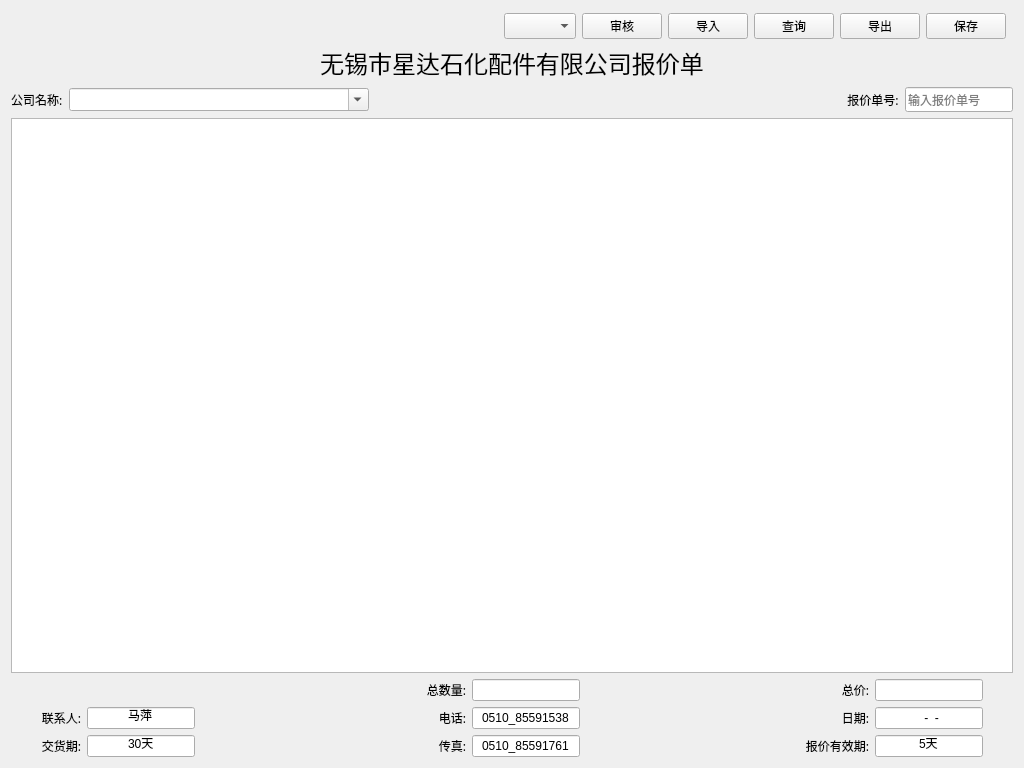
<?xml version="1.0" encoding="UTF-8"?>
<ui version="4.0">
 <class>wgt_quote</class>
 <widget class="QWidget" name="wgt_quote">
  <property name="geometry">
   <rect>
    <x>0</x>
    <y>0</y>
    <width>1024</width>
    <height>768</height>
   </rect>
  </property>
  <property name="windowTitle">
   <string>报价单</string>
  </property>
  <property name="layoutDirection">
   <enum>Qt::LeftToRight</enum>
  </property>
  <layout class="QGridLayout" name="gridLayout_2">
   <item row="0" column="0">
    <layout class="QHBoxLayout" name="horizontalLayout">
     <property name="topMargin">
      <number>2</number>
     </property>
     <property name="rightMargin">
      <number>7</number>
     </property>
     <item>
      <spacer name="horizontalSpacer">
       <property name="orientation">
        <enum>Qt::Horizontal</enum>
       </property>
       <property name="sizeHint" stdset="0">
        <size>
         <width>678</width>
         <height>20</height>
        </size>
       </property>
      </spacer>
     </item>
     <item>
      <widget class="QComboBox" name="cbo_state">
       <property name="minimumSize">
        <size>
         <width>0</width>
         <height>26</height>
        </size>
       </property>
       <property name="toolTip">
        <string>审核情况</string>
       </property>
       <property name="currentText">
        <string/>
       </property>
      </widget>
     </item>
     <item>
      <widget class="QPushButton" name="btn_check">
       <property name="toolTip">
        <string>审核</string>
       </property>
       <property name="text">
        <string>审核</string>
       </property>
       <property name="icon">
        <iconset resource="../myImage.qrc">
         <normaloff>:/myImage/images/check.png</normaloff>:/myImage/images/check.png</iconset>
       </property>
      </widget>
     </item>
     <item>
      <widget class="QPushButton" name="PBnew">
       <property name="text">
        <string>导入</string>
       </property>
       <property name="icon">
        <iconset resource="../erp.qrc">
         <normaloff>:/png/images/add.png</normaloff>:/png/images/add.png</iconset>
       </property>
      </widget>
     </item>
     <item>
      <widget class="QPushButton" name="PBquery">
       <property name="text">
        <string>查询</string>
       </property>
       <property name="icon">
        <iconset resource="../erp.qrc">
         <normaloff>:/png/images/file_manager.png</normaloff>:/png/images/file_manager.png</iconset>
       </property>
      </widget>
     </item>
     <item>
      <widget class="QPushButton" name="PBexport">
       <property name="text">
        <string>导出</string>
       </property>
       <property name="icon">
        <iconset resource="../erp.qrc">
         <normaloff>:/png/images/export.png</normaloff>:/png/images/export.png</iconset>
       </property>
      </widget>
     </item>
     <item>
      <widget class="QPushButton" name="PBsave">
       <property name="text">
        <string>保存</string>
       </property>
       <property name="icon">
        <iconset resource="../erp.qrc">
         <normaloff>:/png/images/save.ico</normaloff>:/png/images/save.ico</iconset>
       </property>
      </widget>
     </item>
    </layout>
   </item>
   <item row="1" column="0">
    <widget class="QLabel" name="label">
     <property name="font">
      <font>
       <family>微软雅黑</family>
       <pointsize>18</pointsize>
      </font>
     </property>
     <property name="text">
      <string>无锡市星达石化配件有限公司报价单</string>
     </property>
     <property name="alignment">
      <set>Qt::AlignCenter</set>
     </property>
    </widget>
   </item>
   <item row="2" column="0">
    <layout class="QHBoxLayout" name="horizontalLayout_2" stretch="0,0,3,0,0">
     <item>
      <widget class="QLabel" name="label_11">
       <property name="font">
        <font>
         <family>微软雅黑</family>
         <pointsize>9</pointsize>
        </font>
       </property>
       <property name="text">
        <string>公司名称:</string>
       </property>
      </widget>
     </item>
     <item>
      <widget class="QComboBox" name="CBcorporate">
       <property name="minimumSize">
        <size>
         <width>300</width>
         <height>0</height>
        </size>
       </property>
       <property name="font">
        <font>
         <family>Arial</family>
         <pointsize>10</pointsize>
        </font>
       </property>
       <property name="editable">
        <bool>true</bool>
       </property>
       <property name="currentText">
        <string/>
       </property>
      </widget>
     </item>
     <item>
      <spacer name="horizontalSpacer_2">
       <property name="orientation">
        <enum>Qt::Horizontal</enum>
       </property>
       <property name="sizeHint" stdset="0">
        <size>
         <width>300</width>
         <height>20</height>
        </size>
       </property>
      </spacer>
     </item>
     <item>
      <widget class="QLabel" name="label_12">
       <property name="font">
        <font>
         <family>微软雅黑</family>
         <pointsize>9</pointsize>
        </font>
       </property>
       <property name="text">
        <string>报价单号:</string>
       </property>
       <property name="alignment">
        <set>Qt::AlignCenter</set>
       </property>
      </widget>
     </item>
     <item>
      <widget class="QLineEdit" name="quotationNo">
       <property name="font">
        <font>
         <family>微软雅黑</family>
         <pointsize>9</pointsize>
        </font>
       </property>
       <property name="toolTip">
        <string>报价单号</string>
       </property>
       <property name="statusTip">
        <string/>
       </property>
       <property name="frame">
        <bool>true</bool>
       </property>
       <property name="alignment">
        <set>Qt::AlignLeading|Qt::AlignLeft|Qt::AlignVCenter</set>
       </property>
       <property name="placeholderText">
        <string>输入报价单号</string>
       </property>
       <property name="clearButtonEnabled">
        <bool>true</bool>
       </property>
      </widget>
     </item>
    </layout>
   </item>
   <item row="3" column="0">
    <widget class="QTableWidget" name="tblwgt_quote">
     <property name="contextMenuPolicy">
      <enum>Qt::CustomContextMenu</enum>
     </property>
     <property name="editTriggers">
      <set>QAbstractItemView::AnyKeyPressed|QAbstractItemView::DoubleClicked|QAbstractItemView::EditKeyPressed|QAbstractItemView::SelectedClicked</set>
     </property>
     <property name="showGrid">
      <bool>true</bool>
     </property>
    </widget>
   </item>
   <item row="4" column="0">
    <layout class="QGridLayout" name="gridLayout" columnstretch="0,0,1,1,0,0,2,0,0">
     <property name="leftMargin">
      <number>30</number>
     </property>
     <property name="rightMargin">
      <number>30</number>
     </property>
     <item row="1" column="5">
      <widget class="QLineEdit" name="lineEdit_5">
       <property name="inputMask">
        <string>0000_00000000</string>
       </property>
       <property name="text">
        <string>0510_85591538</string>
       </property>
       <property name="alignment">
        <set>Qt::AlignCenter</set>
       </property>
      </widget>
     </item>
     <item row="0" column="5">
      <widget class="QLineEdit" name="total_quantity">
       <property name="alignment">
        <set>Qt::AlignCenter</set>
       </property>
      </widget>
     </item>
     <item row="2" column="4">
      <widget class="QLabel" name="label_7">
       <property name="font">
        <font>
         <family>微软雅黑</family>
        </font>
       </property>
       <property name="text">
        <string>传真:</string>
       </property>
       <property name="alignment">
        <set>Qt::AlignRight|Qt::AlignTrailing|Qt::AlignVCenter</set>
       </property>
       <property name="buddy">
        <cstring>lineEdit_6</cstring>
       </property>
      </widget>
     </item>
     <item row="0" column="4">
      <widget class="QLabel" name="label_3">
       <property name="font">
        <font>
         <family>微软雅黑</family>
        </font>
       </property>
       <property name="text">
        <string>总数量:</string>
       </property>
       <property name="alignment">
        <set>Qt::AlignRight|Qt::AlignTrailing|Qt::AlignVCenter</set>
       </property>
       <property name="buddy">
        <cstring>total_quantity</cstring>
       </property>
      </widget>
     </item>
     <item row="1" column="6">
      <spacer name="horizontalSpacer_5">
       <property name="orientation">
        <enum>Qt::Horizontal</enum>
       </property>
       <property name="sizeHint" stdset="0">
        <size>
         <width>108</width>
         <height>20</height>
        </size>
       </property>
      </spacer>
     </item>
     <item row="2" column="0">
      <widget class="QLabel" name="label_9">
       <property name="font">
        <font>
         <family>微软雅黑</family>
        </font>
       </property>
       <property name="text">
        <string>交货期:</string>
       </property>
       <property name="alignment">
        <set>Qt::AlignRight|Qt::AlignTrailing|Qt::AlignVCenter</set>
       </property>
       <property name="buddy">
        <cstring>lineEdit_8</cstring>
       </property>
      </widget>
     </item>
     <item row="1" column="0">
      <widget class="QLabel" name="label_5">
       <property name="font">
        <font>
         <family>微软雅黑</family>
        </font>
       </property>
       <property name="text">
        <string>联系人:</string>
       </property>
       <property name="alignment">
        <set>Qt::AlignRight|Qt::AlignTrailing|Qt::AlignVCenter</set>
       </property>
       <property name="buddy">
        <cstring>contact</cstring>
       </property>
      </widget>
     </item>
     <item row="1" column="4">
      <widget class="QLabel" name="label_6">
       <property name="font">
        <font>
         <family>微软雅黑</family>
        </font>
       </property>
       <property name="text">
        <string>电话:</string>
       </property>
       <property name="alignment">
        <set>Qt::AlignRight|Qt::AlignTrailing|Qt::AlignVCenter</set>
       </property>
       <property name="buddy">
        <cstring>lineEdit_5</cstring>
       </property>
      </widget>
     </item>
     <item row="2" column="2" colspan="2">
      <spacer name="horizontalSpacer_4">
       <property name="orientation">
        <enum>Qt::Horizontal</enum>
       </property>
       <property name="sizeHint" stdset="0">
        <size>
         <width>218</width>
         <height>20</height>
        </size>
       </property>
      </spacer>
     </item>
     <item row="0" column="6">
      <spacer name="horizontalSpacer_7">
       <property name="orientation">
        <enum>Qt::Horizontal</enum>
       </property>
       <property name="sizeHint" stdset="0">
        <size>
         <width>108</width>
         <height>20</height>
        </size>
       </property>
      </spacer>
     </item>
     <item row="2" column="5">
      <widget class="QLineEdit" name="lineEdit_6">
       <property name="inputMask">
        <string>0000_00000000</string>
       </property>
       <property name="text">
        <string>0510_85591761</string>
       </property>
       <property name="alignment">
        <set>Qt::AlignCenter</set>
       </property>
      </widget>
     </item>
     <item row="0" column="8">
      <widget class="QLineEdit" name="total_price">
       <property name="alignment">
        <set>Qt::AlignCenter</set>
       </property>
      </widget>
     </item>
     <item row="1" column="2" colspan="2">
      <spacer name="horizontalSpacer_3">
       <property name="orientation">
        <enum>Qt::Horizontal</enum>
       </property>
       <property name="sizeHint" stdset="0">
        <size>
         <width>218</width>
         <height>20</height>
        </size>
       </property>
      </spacer>
     </item>
     <item row="2" column="7">
      <widget class="QLabel" name="label_10">
       <property name="font">
        <font>
         <family>微软雅黑</family>
        </font>
       </property>
       <property name="toolTip">
        <string>报价有效期</string>
       </property>
       <property name="text">
        <string>报价有效期:</string>
       </property>
       <property name="alignment">
        <set>Qt::AlignRight|Qt::AlignTrailing|Qt::AlignVCenter</set>
       </property>
       <property name="buddy">
        <cstring>lineEdit_9</cstring>
       </property>
      </widget>
     </item>
     <item row="1" column="7">
      <widget class="QLabel" name="label_8">
       <property name="font">
        <font>
         <family>微软雅黑</family>
        </font>
       </property>
       <property name="text">
        <string>日期:</string>
       </property>
       <property name="alignment">
        <set>Qt::AlignRight|Qt::AlignTrailing|Qt::AlignVCenter</set>
       </property>
      </widget>
     </item>
     <item row="2" column="6">
      <spacer name="horizontalSpacer_6">
       <property name="orientation">
        <enum>Qt::Horizontal</enum>
       </property>
       <property name="sizeHint" stdset="0">
        <size>
         <width>108</width>
         <height>20</height>
        </size>
       </property>
      </spacer>
     </item>
     <item row="0" column="0" colspan="4">
      <spacer name="horizontalSpacer_8">
       <property name="orientation">
        <enum>Qt::Horizontal</enum>
       </property>
       <property name="sizeHint" stdset="0">
        <size>
         <width>40</width>
         <height>20</height>
        </size>
       </property>
      </spacer>
     </item>
     <item row="1" column="1">
      <widget class="QLineEdit" name="contact">
       <property name="text">
        <string>马萍</string>
       </property>
       <property name="alignment">
        <set>Qt::AlignCenter</set>
       </property>
      </widget>
     </item>
     <item row="2" column="1">
      <widget class="QLineEdit" name="lineEdit_8">
       <property name="text">
        <string>30天</string>
       </property>
       <property name="alignment">
        <set>Qt::AlignCenter</set>
       </property>
      </widget>
     </item>
     <item row="0" column="7">
      <widget class="QLabel" name="label_4">
       <property name="font">
        <font>
         <family>微软雅黑</family>
        </font>
       </property>
       <property name="text">
        <string>总价:</string>
       </property>
       <property name="alignment">
        <set>Qt::AlignRight|Qt::AlignTrailing|Qt::AlignVCenter</set>
       </property>
       <property name="buddy">
        <cstring>total_price</cstring>
       </property>
      </widget>
     </item>
     <item row="2" column="8">
      <widget class="QLineEdit" name="lineEdit_9">
       <property name="text">
        <string>5天</string>
       </property>
       <property name="alignment">
        <set>Qt::AlignCenter</set>
       </property>
      </widget>
     </item>
     <item row="1" column="8">
      <widget class="QLineEdit" name="quotedate">
       <property name="inputMask">
        <string>0000-00-00</string>
       </property>
       <property name="alignment">
        <set>Qt::AlignCenter</set>
       </property>
      </widget>
     </item>
    </layout>
   </item>
  </layout>
 </widget>
 <resources>
  <include location="../erp.qrc"/>
  <include location="../myImage.qrc"/>
 </resources>
 <connections/>
</ui>
